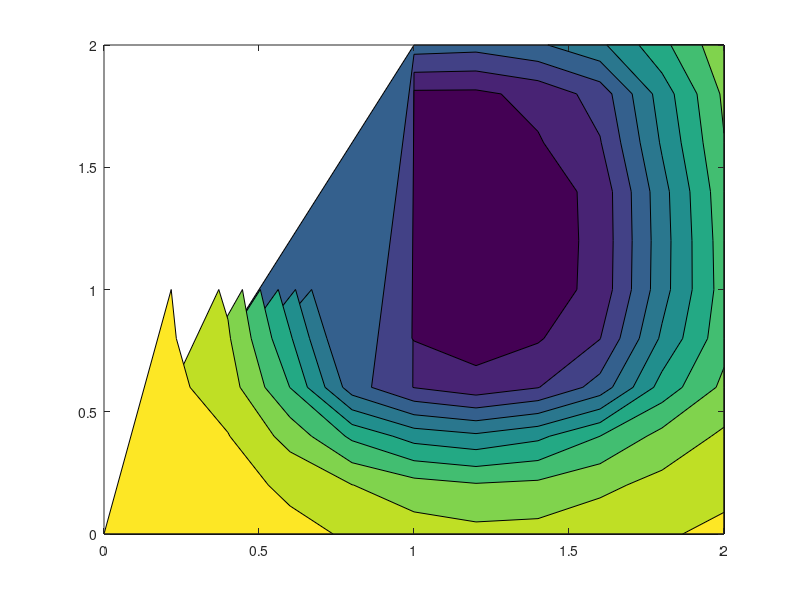

MATLAB code to generate this figure: (Note: this script raises an error after producing the figure.)
clc;
clear;

normalized = 100000;
load('roomSimulation-AllTheVariables-Res0.2.mat');
h1 = h2scores/normalized;
figure(1);
contourf(senXPos,senYPos,h1');
contourcbar;  

load('roomSimulation-AllTheVariables-Res0.1.mat');
h2 = h2scores/normalized;
figure(2);
contourf(senXPos,senYPos,h2');
contourcbar;  

load('roomSimulation-AllTheVariables-Res0.05.mat');
h3 = h2scores/normalized;
figure(3);
contourf(senXPos,senYPos,h3');
contourcbar;  